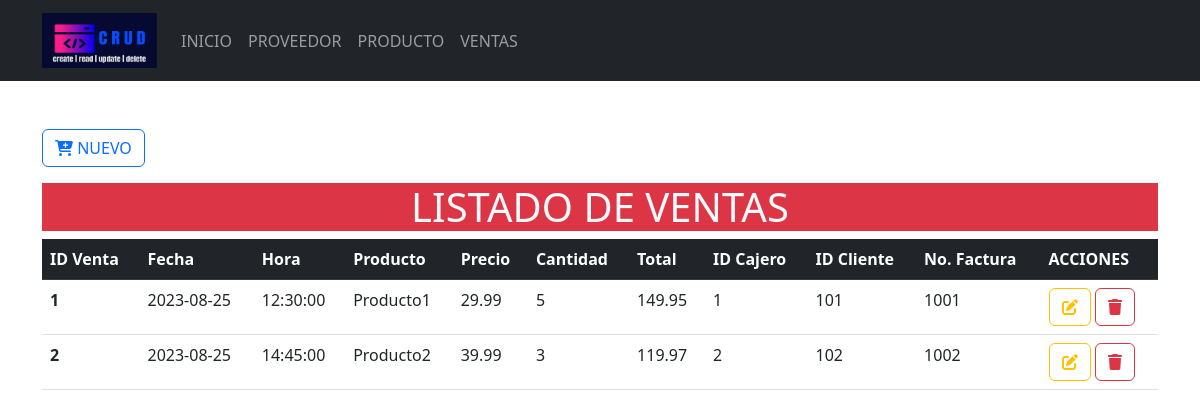
The app's page /Formularios/marcas/index.php with its own data.
### tables this page shows
CREATE TABLE `ventas` (
  `id_venta` INT(11) PRIMARY KEY AUTO_INCREMENT,
  `fecha` DATE NOT NULL,
  `hora` TIME NOT NULL,
  `producto` VARCHAR(100) NOT NULL,
  `precio` DECIMAL(10, 2) NOT NULL,
  `cantidad` INT(100) NOT NULL,
  `total` DECIMAL(10, 2) NOT NULL,
  `id_cajero` INT(100) NOT NULL,
  `id_cliente` INT(100) NOT NULL,
  `no_factura` INT(100) NOT NULL
);

### Formularios/marcas/index.php (the view, shortened to what this page needs)
<?php
include_once("../../config/conexion.php");
?>
<!doctype html>
<html lang="es">
<head>
    <link rel="stylesheet" href="<?php echo base_url; ?>css/bootstrap.min.css">
</head>
<body>
    <header>
        <nav class="navbar navbar-expand-lg bg-dark" data-bs-theme="dark">
            <div class="container">
                <a class="navbar-brand" href="<?php echo base_url; ?>">
                    <img src="<?php echo base_url; ?>img/logo.png" alt="logo" height="55" width="115">
                </a>
                <div class="collapse navbar-collapse" id="mi-menu">
                    <ul class="navbar-nav">
                        <li class="nav-item">
                            <a class="nav-link" href="<?php echo base_url; ?>">INICIO</a>
                        </li>
                        <li class="nav-item">
                            <a class="nav-link" href="<?php echo base_url; ?>Formularios/productos/index.php">PROVEEDOR</a>
                        </li>
                        <li class="nav-item">
                            <a class="nav-link" href="<?php echo base_url; ?>Formularios/categorias/index.php">PRODUCTO</a>
                        </li>
                        <li class="nav-item">
                            <a class="nav-link" href="<?php echo base_url; ?>Formularios/marcas/index.php">VENTAS</a>
                        </li>
                    </ul>
                </div>
            </div>
        </nav>
    </header>
    <div class="container-lg mt-5">
        <a href="crear.php" type="button" class="btn btn-outline-primary mb-3">
            <i class="fa-solid fa-cart-plus fa-beat"></i>
            NUEVO
        </a>
        <h1 class="text-center bg-danger text-light">LISTADO DE VENTAS</h1>
        <div class="table-responsive-sm">
            <table class="table table-hover">
                <thead class="table-dark">
                    <tr>
                        <th scope="col">ID Venta</th>
                        <th scope="col">Fecha</th>
                        <th scope="col">Hora</th>
                        <th scope="col">Producto</th>
                        <th scope="col">Precio</th>
                        <th scope="col">Cantidad</th>
                        <th scope="col">Total</th>
                        <th scope="col">ID Cajero</th>
                        <th scope="col">ID Cliente</th>
                        <th scope="col">No. Factura</th>
                        <th scope="col">ACCIONES</th>
                    </tr>
                </thead>
                <tbody>
                    <?php
                    $sql = $conexion->query("SELECT * FROM ventas");
                    while ($resultado = $sql->fetch_assoc()) {
                        ?>
                        <tr>
                            <th scope="row">
                                <?php echo $resultado['id_venta']; ?>
                            </th>
                            <td>
                                <?php echo $resultado['fecha']; ?>
                            </td>
                            <td>
                                <?php echo $resultado['hora']; ?>
                            </td>
                            <td>
                                <?php echo $resultado['producto']; ?>
                            </td>
                            <td>
                                <?php echo $resultado['precio']; ?>
                            </td>
                            <td>
                                <?php echo $resultado['cantidad']; ?>
                            </td>
                            <td>
                                <?php echo $resultado['total']; ?>
                            </td>
                            <td>
                                <?php echo $resultado['id_cajero']; ?>
                            </td>
                            <td>
                                <?php echo $resultado['id_cliente']; ?>
                            </td>
                            <td>
                                <?php echo $resultado['no_factura']; ?>
                            </td>
                            <td>
                                <a href="<?php echo base_url; ?>Formularios/marcas/actualizar.php?id_venta=<?php echo $resultado['id_venta']; ?>"
                                    class="btn btn-outline-warning">
                                    <i class="fa-solid fa-pen-to-square fa-beat"></i>
                                </a>
                                <a href="<?php echo base_url; ?>CRUDM/eliminarDatos.php?id_venta=<?php echo $resultado['id_venta']; ?>"
                                    class="btn btn-outline-danger">
                                    <i class="fa-solid fa-trash fa-beat"></i>
                                </a>
                            </td>
                        </tr>
                        <?php
                    }
                    ?>
                </tbody>
            </table>
        </div>
    </div>
</body>
</html>

### records on screen
ventas: id_venta "1", fecha "2023-08-25", hora "12:30:00", producto "Producto1", precio "29.99", cantidad "5", total "149.95", id_cajero "1", id_cliente "101", no_factura "1001"
ventas: id_venta "2", fecha "2023-08-25", hora "14:45:00", producto "Producto2", precio "39.99", cantidad "3", total "119.97", id_cajero "2", id_cliente "102", no_factura "1002"
